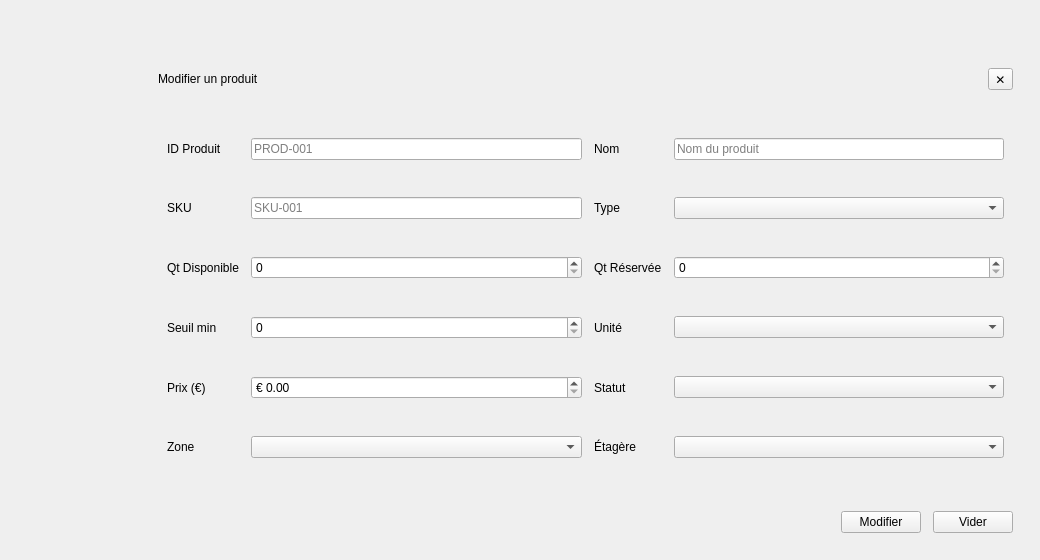
            <widget class="QWidget" name="modifieri">
             <widget class="QFrame" name="PopupInventoryCard_2">
              <property name="geometry">
               <rect>
                <x>140</x>
                <y>50</y>
                <width>891</width>
                <height>501</height>
               </rect>
              </property>
              <property name="minimumSize">
               <size>
                <width>760</width>
                <height>0</height>
               </size>
              </property>
              <property name="frameShape">
               <enum>QFrame::Shape::NoFrame</enum>
              </property>
              <layout class="QVBoxLayout" name="popupInventoryLayout_2">
               <property name="spacing">
                <number>12</number>
               </property>
               <property name="leftMargin">
                <number>18</number>
               </property>
               <property name="topMargin">
                <number>18</number>
               </property>
               <property name="rightMargin">
                <number>18</number>
               </property>
               <property name="bottomMargin">
                <number>18</number>
               </property>
               <item>
                <layout class="QHBoxLayout" name="popupInventoryHeader_2">
                 <item>
                  <widget class="QLabel" name="PopupTitleInventory_2">
                   <property name="text">
                    <string>Modifier un produit</string>
                   </property>
                  </widget>
                 </item>
                 <item>
                  <spacer name="popupInventoryHeaderSpacer_2">
                   <property name="orientation">
                    <enum>Qt::Orientation::Horizontal</enum>
                   </property>
                   <property name="sizeHint" stdset="0">
                    <size>
                     <width>40</width>
                     <height>20</height>
                    </size>
                   </property>
                  </spacer>
                 </item>
                 <item>
                  <widget class="QToolButton" name="BtnPopupCancelInventory_2">
                   <property name="toolTip">
                    <string>Fermer</string>
                   </property>
                   <property name="text">
                    <string>✕</string>
                   </property>
                  </widget>
                 </item>
                </layout>
               </item>
               <item>
                <widget class="QFrame" name="PopupInventoryForm_2">
                 <property name="frameShape">
                  <enum>QFrame::Shape::NoFrame</enum>
                 </property>
                 <layout class="QGridLayout" name="inventoryFormGrid_2">
                  <property name="horizontalSpacing">
                   <number>12</number>
                  </property>
                  <property name="verticalSpacing">
                   <number>10</number>
                  </property>
                  <item row="0" column="0">
                   <widget class="QLabel" name="LblIdProduct_2">
                    <property name="text">
                     <string>ID Produit</string>
                    </property>
                   </widget>
                  </item>
                  <item row="0" column="1">
                   <widget class="QLineEdit" name="IdProduct_2">
                    <property name="placeholderText">
                     <string>PROD-001</string>
                    </property>
                   </widget>
                  </item>
                  <item row="0" column="2">
                   <widget class="QLabel" name="LblName_2">
                    <property name="text">
                     <string>Nom</string>
                    </property>
                   </widget>
                  </item>
                  <item row="0" column="3">
                   <widget class="QLineEdit" name="Name_2">
                    <property name="placeholderText">
                     <string>Nom du produit</string>
                    </property>
                   </widget>
                  </item>
                  <item row="1" column="0">
                   <widget class="QLabel" name="LblSku_2">
                    <property name="text">
                     <string>SKU</string>
                    </property>
                   </widget>
                  </item>
                  <item row="1" column="1">
                   <widget class="QLineEdit" name="Sku_2">
                    <property name="placeholderText">
                     <string>SKU-001</string>
                    </property>
                   </widget>
                  </item>
                  <item row="1" column="2">
                   <widget class="QLabel" name="LblType_3">
                    <property name="text">
                     <string>Type</string>
                    </property>
                   </widget>
                  </item>
                  <item row="1" column="3">
                   <widget class="QComboBox" name="Type_2">
                    <property name="placeholderText">
                     <string>Sélectionner type</string>
                    </property>
                   </widget>
                  </item>
                  <item row="2" column="0">
                   <widget class="QLabel" name="LblQtAv_2">
                    <property name="text">
                     <string>Qt Disponible</string>
                    </property>
                   </widget>
                  </item>
                  <item row="2" column="1">
                   <widget class="QSpinBox" name="QtAv_2">
                    <property name="minimum">
                     <number>0</number>
                    </property>
                    <property name="maximum">
                     <number>10000</number>
                    </property>
                   </widget>
                  </item>
                  <item row="2" column="2">
                   <widget class="QLabel" name="LblQtRs_2">
                    <property name="text">
                     <string>Qt Réservée</string>
                    </property>
                   </widget>
                  </item>
                  <item row="2" column="3">
                   <widget class="QSpinBox" name="QtRs_2">
                    <property name="minimum">
                     <number>0</number>
                    </property>
                    <property name="maximum">
                     <number>10000</number>
                    </property>
                   </widget>
                  </item>
                  <item row="3" column="0">
                   <widget class="QLabel" name="LblThreshold_2">
                    <property name="text">
                     <string>Seuil min</string>
                    </property>
                   </widget>
                  </item>
                  <item row="3" column="1">
                   <widget class="QSpinBox" name="Threshold_2">
                    <property name="minimum">
                     <number>0</number>
                    </property>
                    <property name="maximum">
                     <number>10000</number>
                    </property>
                   </widget>
                  </item>
                  <item row="3" column="2">
                   <widget class="QLabel" name="LblUnit_2">
                    <property name="text">
                     <string>Unité</string>
                    </property>
                   </widget>
                  </item>
                  <item row="3" column="3">
                   <widget class="QComboBox" name="Unit_2">
                    <property name="placeholderText">
                     <string>Sélectionner unité</string>
                    </property>
                   </widget>
                  </item>
                  <item row="4" column="0">
                   <widget class="QLabel" name="LblPrice_2">
                    <property name="text">
                     <string>Prix (€)</string>
                    </property>
                   </widget>
                  </item>
                  <item row="4" column="1">
                   <widget class="QDoubleSpinBox" name="Price_2">
                    <property name="prefix">
                     <string>€ </string>
                    </property>
                    <property name="decimals">
                     <number>2</number>
                    </property>
                    <property name="minimum">
                     <double>0.000000000000000</double>
                    </property>
                    <property name="maximum">
                     <double>100000.000000000000000</double>
                    </property>
                   </widget>
                  </item>
                  <item row="4" column="2">
                   <widget class="QLabel" name="LblStatus_2">
                    <property name="text">
                     <string>Statut</string>
                    </property>
                   </widget>
                  </item>
                  <item row="4" column="3">
                   <widget class="QComboBox" name="Status_2">
                    <property name="placeholderText">
                     <string>Sélectionner statut</string>
                    </property>
                   </widget>
                  </item>
                  <item row="5" column="0">
                   <widget class="QLabel" name="LblZone_2">
                    <property name="text">
                     <string>Zone</string>
                    </property>
                   </widget>
                  </item>
                  <item row="5" column="1">
                   <widget class="QComboBox" name="Zone_2">
                    <property name="placeholderText">
                     <string>Sélectionner zone</string>
                    </property>
                   </widget>
                  </item>
                  <item row="5" column="2">
                   <widget class="QLabel" name="LblShelf_2">
                    <property name="text">
                     <string>Étagère</string>
                    </property>
                   </widget>
                  </item>
                  <item row="5" column="3">
                   <widget class="QComboBox" name="Shelf_2">
                    <property name="placeholderText">
                     <string>Sélectionner étagère</string>
                    </property>
                   </widget>
                  </item>
                 </layout>
                </widget>
               </item>
               <item>
                <layout class="QHBoxLayout" name="popupInventoryActions_2">
                 <item>
                  <spacer name="popupInventoryActionsLeft_2">
                   <property name="orientation">
                    <enum>Qt::Orientation::Horizontal</enum>
                   </property>
                   <property name="sizeHint" stdset="0">
                    <size>
                     <width>40</width>
                     <height>20</height>
                    </size>
                   </property>
                  </spacer>
                 </item>
                 <item>
                  <widget class="QPushButton" name="BtnPopupSaveInventory_2">
                   <property name="text">
                    <string>Modifier</string>
                   </property>
                   <property name="property" stdset="0">
                    <string>primary</string>
                   </property>
                  </widget>
                 </item>
                 <item>
                  <widget class="QPushButton" name="BtnPopupResetInventory_2">
                   <property name="text">
                    <string>Vider</string>
                   </property>
                   <property name="property" stdset="0">
                    <string>ghost</string>
                   </property>
                  </widget>
                 </item>
                </layout>
               </item>
              </layout>
             </widget>
            </widget>
